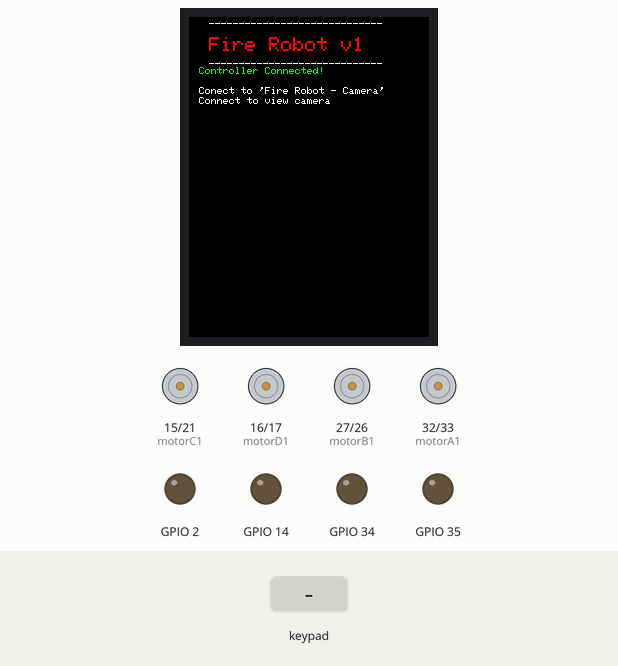
This sketch was run on a simulated ESP32. Parts: 240×320 colour display, motor-driver pin pairs drawn as motors (green arrow = first pin HIGH = forward, orange = second pin HIGH = backward, longer = more drive), output pins drawn as LEDs (lit = HIGH). Inputs (shaded band) come from the test bench.

Above: at 1.4 s.
1.5 s: key 'U' pressed
At 1.7 s:
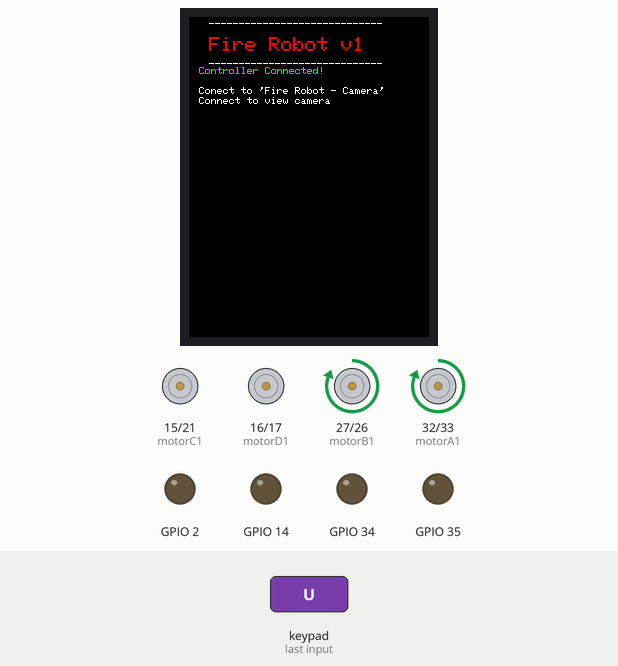
3.4 s: key 'D' pressed
At 3.6 s:
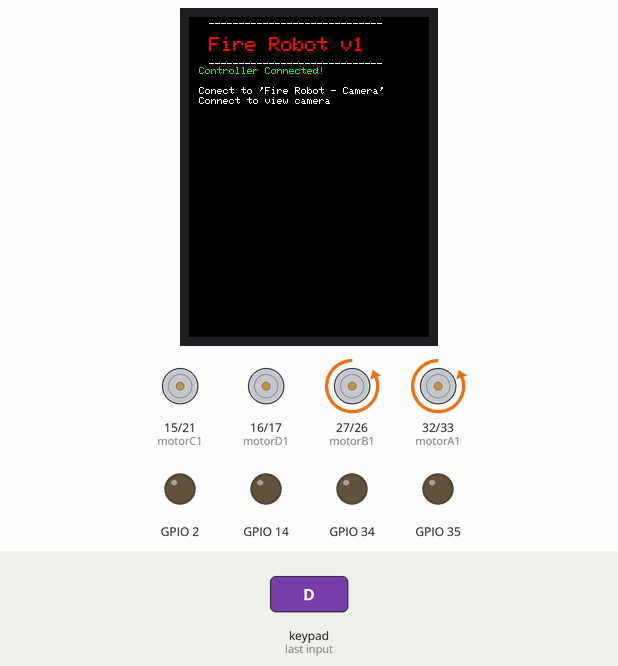
5.3 s: key 'L' pressed
At 5.5 s:
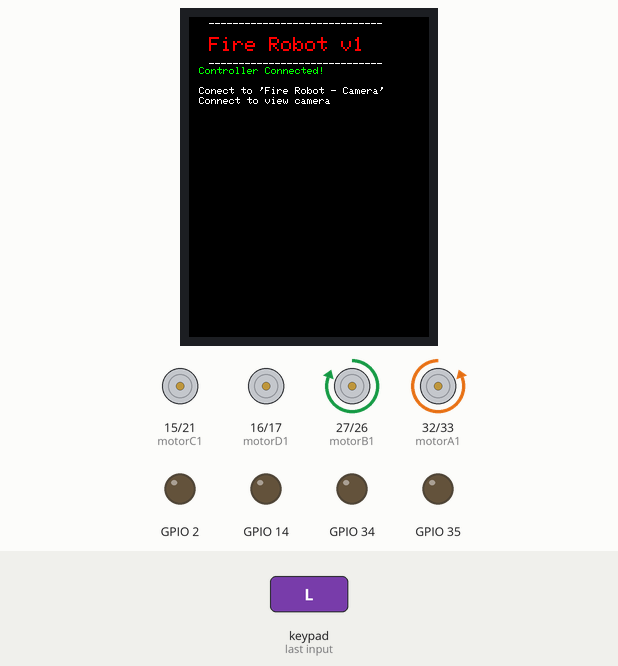
7.2 s: key 'R' pressed
At 7.4 s:
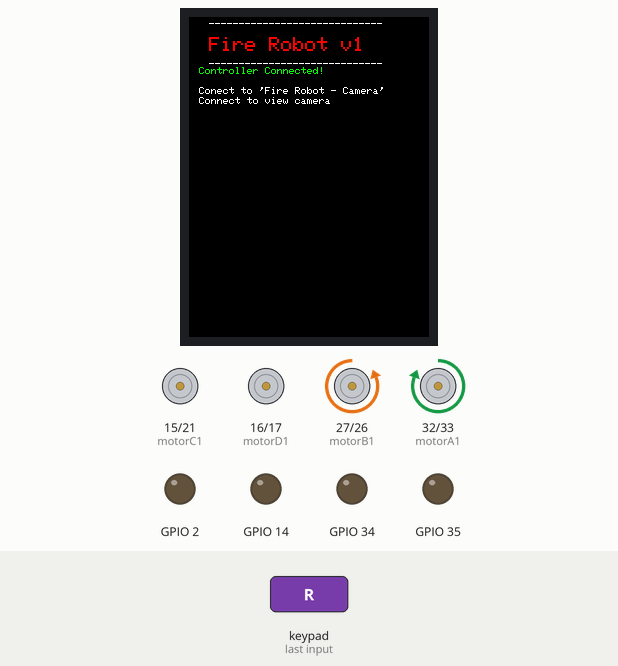
9.1 s: key 'S' pressed
At 9.5 s:
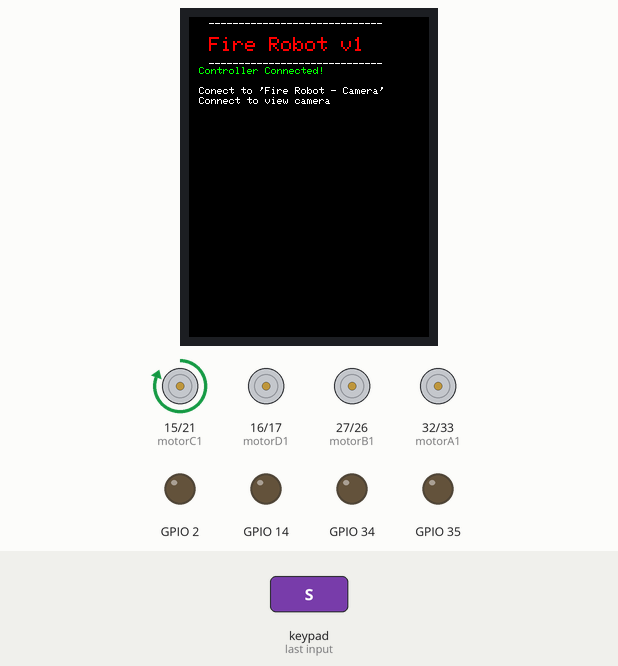
10.6 s: key 'T' pressed
At 11.8 s:
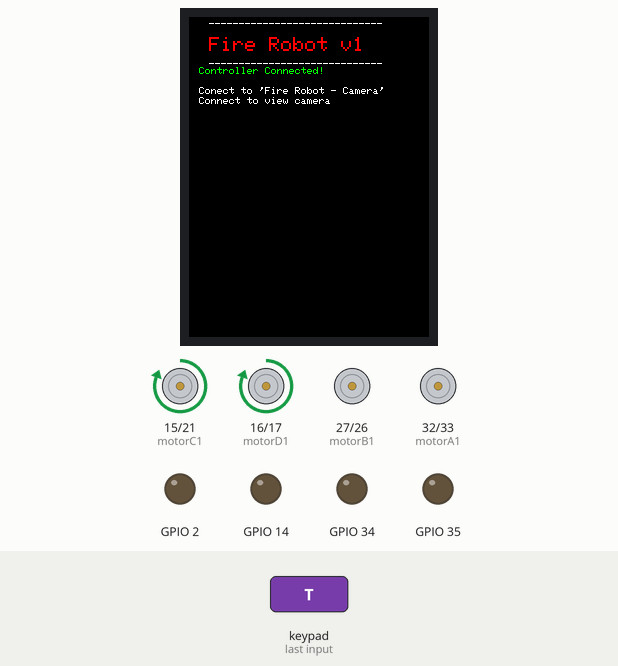
Timing chart, 0 to 13.1 s (numbered marks = the images above; inputs shaded):
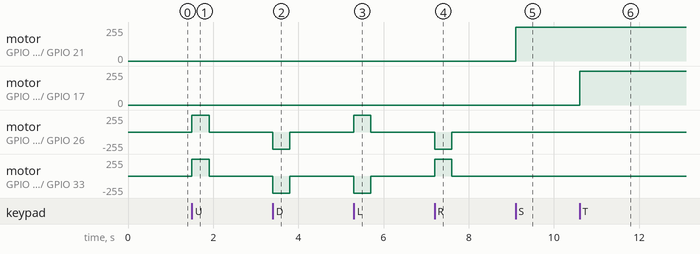

The sketch:

controll_mcu.ino
```cpp
#define CUSTOM_SETTINGS
#define INCLUDE_GAMEPAD_MODULE
#define INCLUDE_NOTIFICATION_MODULE
#include <Adafruit_GFX.h>
// #include <Adafruit_ST7735.h>
#include <Adafruit_ST7789.h>
#include <DabbleESP32.h>
#include <SPI.h>

// MCU Main Controll

#define TFT_CS        4
#define TFT_RST       22
#define TFT_DC        23

const int motorA1 = 32;
const int motorA2 = 33;
const int motorB1 = 27;
const int motorB2 = 26;
const int motorC1 = 15;
const int motorC2 = 21;
const int motorD1 = 16;
const int motorD2 = 17;

#define TFT_MOSI 13
#define TFT_SCLK 12

Adafruit_ST7789 tft = Adafruit_ST7789(TFT_CS, TFT_DC, TFT_MOSI, TFT_SCLK, TFT_RST);

void setup(void) {
  Dabble.begin("Fire Robot v1 - GCA8830");
  Serial.begin(9600);
  pinMode(motorA1, OUTPUT);
  pinMode(motorA2, OUTPUT);
  pinMode(motorB1, OUTPUT);
  pinMode(motorB2, OUTPUT);
  pinMode(motorC1, OUTPUT);
  pinMode(motorC2, OUTPUT);
  pinMode(motorD1, OUTPUT);
  pinMode(motorD2, OUTPUT);

  pinMode(32, OUTPUT);
  pinMode(33, OUTPUT);
  pinMode(34, OUTPUT);
  pinMode(35, OUTPUT);

  tft.init(240, 320);
  tft.setSPISpeed(40000000);

  tft.invertDisplay(false);

  tft.fillScreen(ST77XX_BLACK);
  drawtext(20, 0, "_____________________________", ST77XX_WHITE, 1);
  drawtext(20, 20, "Fire Robot v1", ST77XX_RED, 2);
  drawtext(20, 40, "_____________________________", ST77XX_WHITE, 1);
  drawtext(20, 50, "Controll via Dabble", ST77XX_WHITE, 1);

  pinMode(2, OUTPUT);
  pinMode(14, OUTPUT);

  Dabble.waitForAppConnection();
  conected();

}

void loop() {
  Dabble.processInput();

  if (GamePad.isUpPressed()) {
    moveForward();
  } else if (GamePad.isDownPressed()) {
    moveBackward();
  } else if (GamePad.isLeftPressed()) {
    turnLeft();
  } else if (GamePad.isRightPressed()) {
    turnRight();
  } else {
    stopMotors();
  }

  if (GamePad.isTrianglePressed()) {
    activateBumpers();
  } else if (GamePad.isCrossPressed()) {
    stopBumpers();
  } else if (GamePad.isSquarePressed()) {
    refillBotle();
  } else if (GamePad.isCirclePressed()) {
    stopRefill();
  }
}

void drawtext(uint16_t x, uint16_t y, char *text, uint16_t color, uint8_t size) {
  tft.setCursor(x, y);
  tft.setTextSize(size);
  tft.setTextColor(color, ST77XX_BLACK);
  tft.setTextWrap(true);
  tft.print(text);
}


void moveForward() {
  // Motor Driver 1
  digitalWrite(motorA1, HIGH);
  digitalWrite(motorA2, LOW);
  digitalWrite(motorB1, HIGH);
  digitalWrite(motorB2, LOW);
}

void moveBackward() {
  // Motor Driver 1
  digitalWrite(motorA1, LOW);
  digitalWrite(motorA2, HIGH);
  digitalWrite(motorB1, LOW);
  digitalWrite(motorB2, HIGH);
}

void turnLeft() {
  // Motor Driver 1
  digitalWrite(motorA1, LOW);
  digitalWrite(motorA2, HIGH);
  digitalWrite(motorB1, HIGH);
  digitalWrite(motorB2, LOW);
}

void turnRight() {
  // Motor Driver 1
  digitalWrite(motorA1, HIGH);
  digitalWrite(motorA2, LOW);
  digitalWrite(motorB1, LOW);
  digitalWrite(motorB2, HIGH);
}

void stopMotors() {
  // Motor Driver 1
  digitalWrite(motorA1, LOW);
  digitalWrite(motorA2, LOW);
  digitalWrite(motorB1, LOW);
  digitalWrite(motorB2, LOW);
}

void activateBumpers() {
  // Motor Driver 2
  // digitalWrite(motorC1, HIGH);
  // digitalWrite(motorC2, LOW);
  digitalWrite(motorD1, HIGH);
  digitalWrite(motorD2, LOW);
}

void refillBotle() {
  // Motor Driver 2
  digitalWrite(motorC1, HIGH);
  digitalWrite(motorC2, LOW);
  // digitalWrite(motorD1, LOW);
  // digitalWrite(motorD2, HIGH);
}

void stopRefill() {
  digitalWrite(motorC1, LOW);
  digitalWrite(motorC2, LOW);
}

void conected() {
  drawtext(20, 0, "_____________________________", ST77XX_WHITE, 1);
  drawtext(20, 20, "Fire Robot v1", ST77XX_RED, 2);
  drawtext(20, 40, "_____________________________", ST77XX_WHITE, 1);
  drawtext(10, 50, "Controller Connected!", ST77XX_GREEN, 1);
  drawtext(10, 60, "", ST77XX_GREEN, 1);
  drawtext(10, 70, "Conect to 'Fire Robot - Camera'", ST77XX_WHITE, 1);
  drawtext(10, 80, "Password: 12345678", ST77XX_WHITE, 1);
  drawtext(10, 80, "Connect to view camera", ST77XX_WHITE, 1);
}

void lowlevel() {
  drawtext(10, 60, "Water level: LOW ", ST77XX_RED, 1);
  digitalWrite(14, HIGH);
}

void highlevel() {
  drawtext(10, 60, "Water level: HIGH", ST77XX_GREEN, 1);
  digitalWrite(14, LOW);
}

void stopBumpers() {
  // Motor Driver 2
  // digitalWrite(motorC1, LOW);
  // digitalWrite(motorC2, LOW);
  digitalWrite(motorD1, LOW);
  digitalWrite(motorD2, LOW);
}
```

Measured:
- after the input at 1.5 s, motor on GPIO 27 (motorB1) / GPIO 26 (motorB2), motor on GPIO 32 (motorA1) / GPIO 33 (motorA2): stopped → forward 255/255 at once, → stopped 0.40 s later
- after the input at 3.4 s, motor on GPIO 27 (motorB1) / GPIO 26 (motorB2), motor on GPIO 32 (motorA1) / GPIO 33 (motorA2): stopped → backward 255/255 at once, → stopped 0.40 s later
- after the input at 5.3 s, motor on GPIO 27 (motorB1) / GPIO 26 (motorB2): stopped → forward 255/255 at once, → stopped 0.40 s later; motor on GPIO 32 (motorA1) / GPIO 33 (motorA2): stopped → backward 255/255 at once, → stopped 0.40 s later
- after the input at 7.2 s, motor on GPIO 27 (motorB1) / GPIO 26 (motorB2): stopped → backward 255/255 at once, → stopped 0.40 s later; motor on GPIO 32 (motorA1) / GPIO 33 (motorA2): stopped → forward 255/255 at once, → stopped 0.40 s later
- after the input at 9.1 s, motor on GPIO 15 (motorC1) / GPIO 21 (motorC2): stopped → forward 255/255 at once
- after the input at 10.6 s, motor on GPIO 16 (motorD1) / GPIO 17 (motorD2): stopped → forward 255/255 at once
